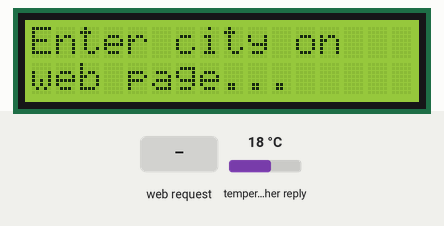
Simulated run of this sketch. Board: ESP8266 (NodeMCU). Shown: 16×2 character LCD. Inputs (shaded band) come from the test bench; at power-on: temperature in the weather reply 18 °C. WiFi joins after 1.5 s; servers stay silent unless stated; web services answer with replies made up by the test bench; what the sketch prints to the serial monitor is not drawn.

Above: at 6.8 s.
6.9 s: HTTP request GET /weather?city=rain received
At 7.7 s:
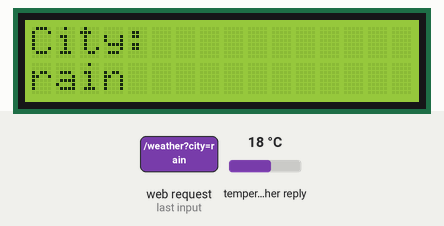
9.9 s: HTTP request GET /weather?city=cloud received
At 11.2 s:
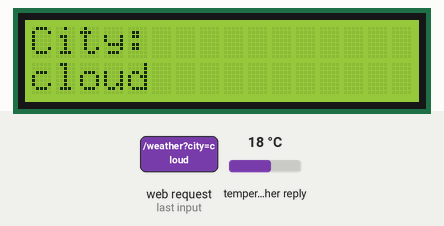
12.9 s: HTTP request GET /weather?city=clear received
At 13.5 s:
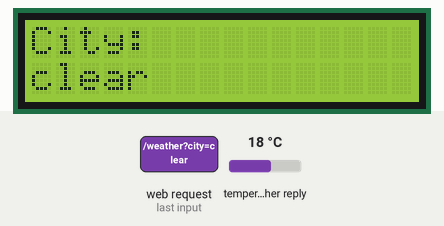
15.9 s: HTTP request GET /weather?city=snow received
At 16.9 s:
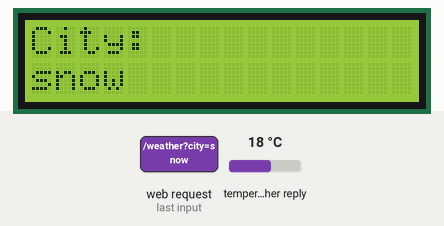
18.9 s: HTTP request GET /weather?city=1 received
At 20.3 s:
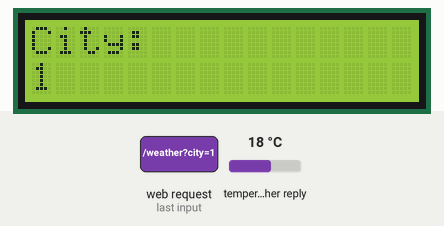
Timing chart, 0 to 21.9 s (numbered marks = the images above; inputs shaded):
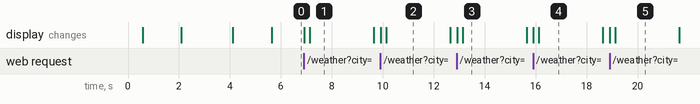

The sketch:

weather-monitoring-with-esp8266-open-weather-api.ino
```cpp
// ESP8266 Wi-Fi Weather Station — Web Form Input Version
// Type a city name into a webpage hosted by the ESP8266 itself.
// Shows Temperature, Condition, and Humidity on the webpage AND on the 16x2 I2C LCD.
// Uses OpenWeatherMap (plain HTTP, no SSL needed — free tier).

#include <ESP8266WiFi.h>
#include <ESP8266HTTPClient.h>
#include <ESP8266WebServer.h>
#include <ArduinoJson.h>
#include <Wire.h>
#include <LiquidCrystal_I2C.h>   // Install "LiquidCrystal I2C" by Frank de Brabander

LiquidCrystal_I2C lcd(0x27, 16, 2);   // change to 0x3F if your module uses that address
ESP8266WebServer server(80);

const char* ssid = "WiFi Username";
const char* password = "WiFi Password";
const char* apiKey = "Open Weather API";


String lastResultHTML = "";

// ---- LCD continuous-cycle state (non-blocking, matches web result) ----
bool weatherAvailable = false;
String lcdCity = "";
String lcdTemp = "";
String lcdCondition = "";
String lcdHumidity = "";

int lcdScreenIndex = 0;              // 0=City 1=Temperature 2=Condition 3=Humidity
unsigned long lastLCDSwitch = 0;
const unsigned long LCD_SCREEN_TIME = 2500;   // ms per screen

void setup()
{
  Serial.begin(115200);
  delay(500);

  lcd.init();
  lcd.backlight();
  lcd.setCursor(0, 0);
  lcd.print("Connecting WiFi");

  WiFi.mode(WIFI_STA);
  WiFi.begin(ssid, password);
  Serial.print("Connecting WiFi");

  int attempts = 0;
  while (WiFi.status() != WL_CONNECTED)
  {
    delay(500);
    Serial.print(".");
    attempts++;
    if (attempts > 40)
    {
      Serial.println("\nFailed to connect. Restarting...");
      lcd.clear();
      lcd.print("WiFi Failed");
      delay(2000);
      ESP.restart();
    }
  }

  Serial.println("\nWiFi Connected");
  Serial.print("Open this in your browser: http://");
  Serial.println(WiFi.localIP());

  lcd.clear();
  lcd.setCursor(0, 0);
  lcd.print("IP:");
  lcd.setCursor(0, 1);
  lcd.print(WiFi.localIP().toString());
  delay(2000);

  lcd.clear();
  lcd.setCursor(0, 0);
  lcd.print("Tech Trends");
  lcd.setCursor(0, 1);
  lcd.print("Shameer");
  delay(1500);

  lcd.clear();
  lcd.setCursor(0, 0);
  lcd.print("Enter city on");
  lcd.setCursor(0, 1);
  lcd.print("web page...");

  server.on("/", HTTP_GET, handleRoot);
  server.on("/weather", HTTP_GET, handleWeather);
  server.begin();
  Serial.println("Web server started.");
}

void loop()
{
  server.handleClient();
  updateLCDCycle();   // non-blocking — keeps rotating screens without freezing the web server
}

// ---------------- LCD CONTINUOUS CYCLE ----------------
void updateLCDCycle()
{
  if (!weatherAvailable) return;

  if (millis() - lastLCDSwitch >= LCD_SCREEN_TIME)
  {
    lastLCDSwitch = millis();
    lcdScreenIndex = (lcdScreenIndex + 1) % 4;
    showLCDScreen(lcdScreenIndex);
  }
}

void showLCDScreen(int index)
{
  lcd.clear();
  switch (index)
  {
    case 0:
      lcd.setCursor(0, 0);
      lcd.print("City:");
      lcd.setCursor(0, 1);
      lcd.print(lcdCity.substring(0, 16));
      break;
    case 1:
      lcd.setCursor(0, 0);
      lcd.print("Temperature:");
      lcd.setCursor(0, 1);
      lcd.print(lcdTemp);
      break;
    case 2:
      lcd.setCursor(0, 0);
      lcd.print("Condition:");
      lcd.setCursor(0, 1);
      lcd.print(lcdCondition.substring(0, 16));
      break;
    case 3:
      lcd.setCursor(0, 0);
      lcd.print("Humidity:");
      lcd.setCursor(0, 1);
      lcd.print(lcdHumidity);
      break;
  }
}

// ---------------- WEB PAGE ----------------
void handleRoot()
{
  String html = R"rawliteral(
<!DOCTYPE html>
<html>
<head>
  <meta charset="UTF-8">
  <title>Tech Trends Shameer | Weather Station</title>
  <meta name="viewport" content="width=device-width, initial-scale=1">
  <style>
    * { box-sizing: border-box; }
    body {
      font-family: 'Segoe UI', Arial, sans-serif;
      background: linear-gradient(135deg, #4facfe 0%, #00f2fe 50%, #43e97b 100%);
      text-align: center;
      padding-top: 30px;
      margin: 0;
      min-height: 100vh;
    }
    .brand {
      color: #fff;
      font-size: 15px;
      font-weight: 600;
      letter-spacing: 1px;
      text-shadow: 0 1px 3px rgba(0,0,0,0.25);
      margin-bottom: 6px;
    }
    .brand span { font-size: 18px; }
    .card {
      background: #ffffff;
      max-width: 360px;
      margin: 10px auto;
      padding: 25px;
      border-radius: 18px;
      box-shadow: 0 8px 24px rgba(0,0,0,0.2);
    }
    h2 {
      color: #222;
      margin-top: 0;
      margin-bottom: 18px;
    }
    input {
      width: 90%;
      padding: 12px;
      margin: 8px 0;
      border-radius: 8px;
      border: 2px solid #4facfe;
      font-size: 16px;
      outline: none;
    }
    input:focus { border-color: #00c9ff; }
    button {
      background: linear-gradient(135deg, #f7971e, #ffd200);
      color: #333;
      font-weight: bold;
      padding: 12px 26px;
      border: none;
      border-radius: 8px;
      font-size: 16px;
      cursor: pointer;
      margin-top: 8px;
      box-shadow: 0 4px 10px rgba(0,0,0,0.15);
    }
    button:hover { opacity: 0.9; }
    .result {
      margin-top: 22px;
      padding: 18px;
      border-radius: 12px;
      background: linear-gradient(135deg, #e0f7fa, #e1f5fe);
      font-size: 16px;
      color: #0d47a1;
      text-align: left;
      line-height: 1.7;
      font-weight: 600;
    }
    .footer {
      color: #fff;
      font-size: 13px;
      margin-top: 18px;
      text-shadow: 0 1px 3px rgba(0,0,0,0.25);
      padding-bottom: 20px;
    }
  </style>
</head>
<body>
  <div class="brand"><span>📡</span> Tech Trends Shameer</div>
  <div class="card">
    <h2>🌦️ Weather Station</h2>
    <form action="/weather" method="GET">
      <input type="text" name="city" placeholder="Enter city e.g. Mumbai" required><br>
      <button type="submit">Get Weather 🔍</button>
    </form>
    <div class="result">RESULT_PLACEHOLDER</div>
  </div>
  <div class="footer">ESP8266 IoT Project • Tech Trends Shameer</div>
</body>
</html>
)rawliteral";

  html.replace("RESULT_PLACEHOLDER", lastResultHTML);
  server.send(200, "text/html; charset=utf-8", html);
}

// ---------------- HANDLE FORM SUBMIT ----------------
void handleWeather()
{
  if (!server.hasArg("city"))
  {
    lastResultHTML = "Missing city name.";
    server.sendHeader("Location", "/");
    server.send(303);
    return;
  }

  String city = server.arg("city");
  city.trim();

  if (city.length() == 0)
  {
    lastResultHTML = "Please enter a city.";
    lcdStatusMessage("Empty city!");
    server.sendHeader("Location", "/");
    server.send(303);
    return;
  }

  lcdStatusMessage("Fetching...");
  lastResultHTML = getWeather(city);

  server.sendHeader("Location", "/");
  server.send(303);
}

// ---------------- WEATHER FETCH ----------------
String getWeather(String city)
{
  WiFiClient client;
  HTTPClient http;

  String queryCity = city;
  queryCity.replace(" ", "%20");   // URL-encode spaces for the API call only

  String url = "http://api.openweathermap.org/data/2.5/weather?q=" + queryCity +
               "&appid=" + String(apiKey) + "&units=metric";

  http.begin(client, url);
  int code = http.GET();

  if (code <= 0)
  {
    Serial.println("HTTP request failed. Code: " + String(code));
    weatherAvailable = false;
    lcdStatusMessage("Request failed");
    http.end();
    return "Request failed.";
  }

  String payload = http.getString();
  http.end();

  DynamicJsonDocument doc(2048);
  DeserializationError err = deserializeJson(doc, payload);

  if (err)
  {
    weatherAvailable = false;
    lcdStatusMessage("Parse error");
    return "JSON parse error.";
  }

  int cod = doc["cod"].as<int>();
  if (cod != 200)
  {
    const char* msg = doc["message"] | "City not found";
    weatherAvailable = false;
    lcdStatusMessage("City not found");
    return "Error: " + String(msg);
  }

  // Use the API's own "name" field — correctly capitalized (e.g. "Mumbai")
  String properCity = doc["name"].as<String>();
  float temp = doc["main"]["temp"];
  int humidity = doc["main"]["humidity"];
  String description = doc["weather"][0]["description"].as<String>();

  Serial.println("\n--- WEATHER ---");
  Serial.println("City: " + properCity);
  Serial.println("Temp: " + String(temp, 1) + " C");
  Serial.println("Condition: " + description);
  Serial.println("Humidity: " + String(humidity) + "%");

  // ---- Set LCD cycle data (shown continuously by updateLCDCycle in loop()) ----
  lcdCity = properCity;
  lcdTemp = String(temp, 1) + (char)223 + "C";
  lcdCondition = description;
  lcdHumidity = String(humidity) + "%";
  weatherAvailable = true;

  // Show the first screen immediately instead of waiting for the timer
  lcdScreenIndex = 0;
  lastLCDSwitch = millis();
  showLCDScreen(lcdScreenIndex);

  // Weather emoji for the web result
  String icon = "🌤️";
  String descLower = description;
  descLower.toLowerCase();
  if (descLower.indexOf("rain") >= 0) icon = "🌧️";
  else if (descLower.indexOf("cloud") >= 0) icon = "☁️";
  else if (descLower.indexOf("clear") >= 0) icon = "☀️";
  else if (descLower.indexOf("snow") >= 0) icon = "❄️";
  else if (descLower.indexOf("thunder") >= 0) icon = "⛈️";
  else if (descLower.indexOf("mist") >= 0 || descLower.indexOf("fog") >= 0 || descLower.indexOf("haze") >= 0) icon = "🌫️";

  String resultText = icon + " <b>" + properCity + "</b><br>" +
                       "🌡️ Temperature: " + String(temp, 1) + " &deg;C<br>" +
                       "📋 Condition: " + description + "<br>" +
                       "💧 Humidity: " + String(humidity) + "%";
  return resultText;
}

void lcdStatusMessage(String msg)
{
  weatherAvailable = false;   // pause cycling while showing a status message
  lcd.clear();
  lcd.setCursor(0, 0);
  lcd.print(msg.substring(0, 16));
}
```

Measured:
- after the input at 6.9 s, the display: first changes at once (image 1 shows a later state)
- after the input at 9.9 s, the display: first changes at once (image 2 shows a later state)
- after the input at 12.9 s, the display: first changes at once (image 3 shows a later state)
- after the input at 15.9 s, the display: first changes at once (image 4 shows a later state)
- after the input at 18.9 s, the display: first changes at once (image 5 shows a later state)
- what the display in image 1 shows lasts 2.5 s, from 7.1 s to 9.6 s
